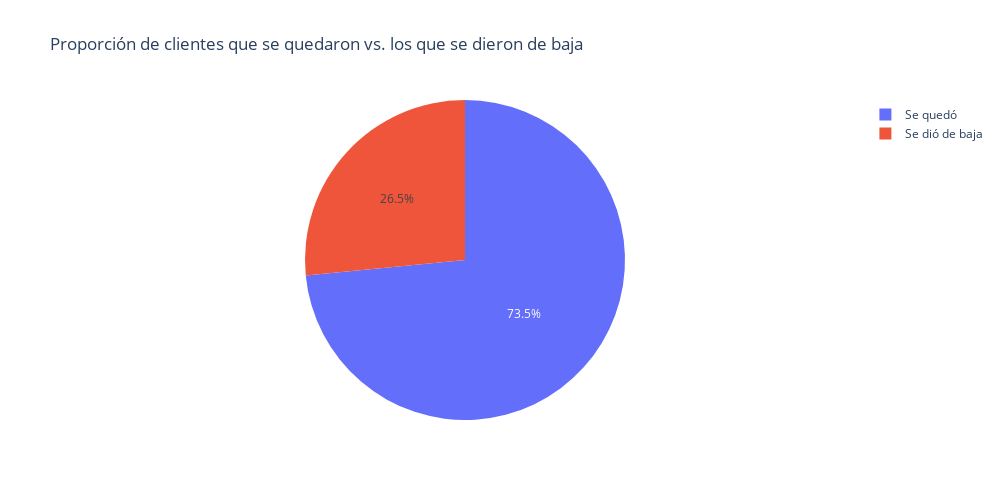

The notebook cell this image was saved under:
### Markdown cell above
##### **En este paso, el objetivo es comprender cómo está distribuida la variable "churn" (evasión) entre los clientes. Utiliza gráficos para visualizar la proporción de clientes que permanecieron y los que se dieron de baja.**

### Code cell
# crear un gráfico de torta usando plotly para represnetar la variable "churn"

# Calcular proporciones de Churn
churn_counts = datos_limpios['Churn'].value_counts().sort_index() # acceder a la columna que se quiere evaluar y obtener la suma de los valores (0 o 1), devuelve una serie
datos_churn = churn_counts.reset_index() # converitr la serie en un dataframe
datos_churn.columns = ['Churn', 'Clientes'] # renombrar las columnas 
datos_churn['Churn'] = datos_churn['Churn'].map({0: 'Se quedó', 1: 'Se dió de baja'}) # asignarle nuevos valores a los 0 y 1, para mejorar legibilidad

# crear el gráfico de torta
fig = px.pie(datos_churn, names='Churn', values='Clientes',
             title='Proporción de clientes que se quedaron vs. los que se dieron de baja') 

# estilo del grafico
fig.update_layout(width=1000, height=500) # definir el tamaño del gráfico
fig.show()

### Figure 1 — Plotly figure (JSON) as saved in the notebook; plotly's stock layout.template omitted (floating-point values rounded to 4 significant figures)
{"data": [{"domain": {"x": [0, 1], "y": [0, 1]}, "hovertemplate": "Churn=%{label}<br>Clientes=%{value}<extra></extra>", "labels": ["Se quedó", "Se dió de baja"], "legendgroup": "", "name": "", "showlegend": true, "type": "pie", "values": [5174, 1869]}], "layout": {"height": 500, "legend": {"tracegroupgap": 0}, "title": {"text": "Proporción de clientes que se quedaron vs. los que se dieron de baja"}, "width": 1000}}
